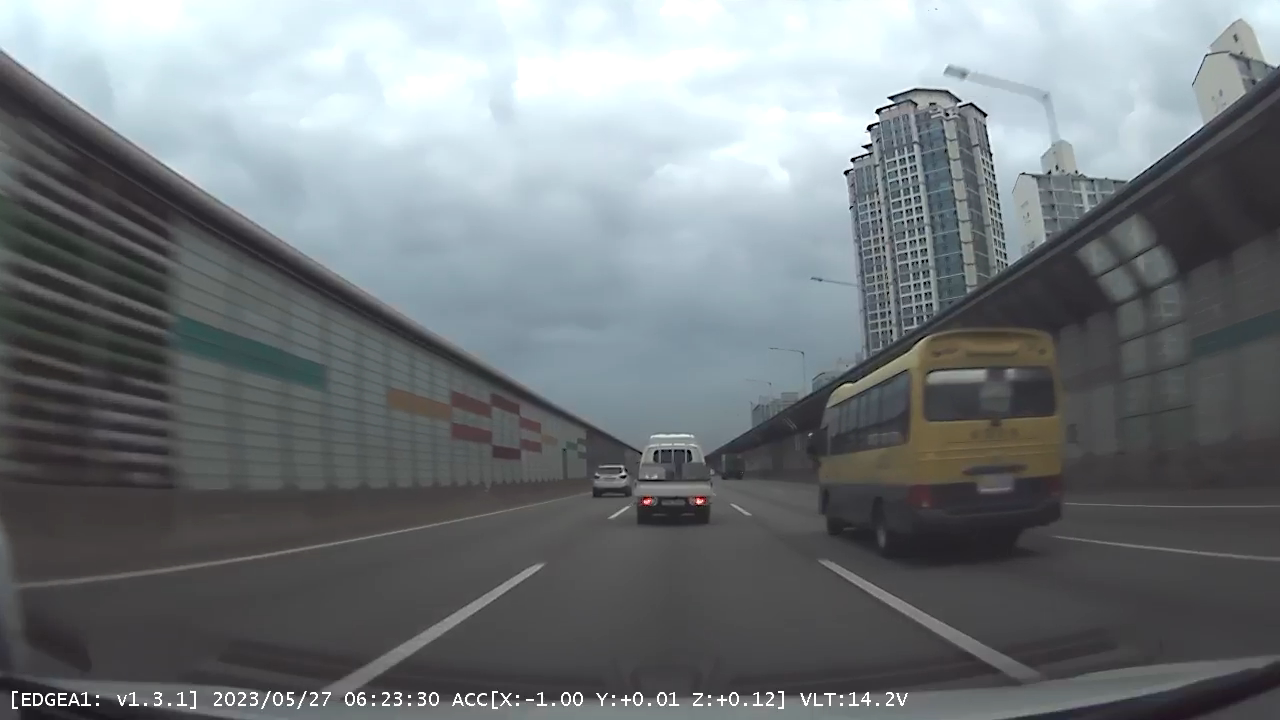
#> input picture Data/lanedetection_images/image_03.png, 1280 x 720 px
$ python 00_TEST_SINGLE_LANE_IMAGE.py
#> lines starting #> are read from the running program, lines starting #| are printed output that depends on the picture; after the words box and inside, x2 and y2 are one past the last pixel; in counts of white or black regions, pixels touching at a corner belong together
### OpenCV/Utils/utils.py
import os
from .wrapper import *


class PathClass():
    def __init__(self):
        path, _ = os.path.split(os.path.abspath(__file__))
        self.data_root = os.path.join(path, "..", "..", "Data")
        self.data_name_list = os.listdir(self.data_root)
        # ['blackbox_images', 'blackbox_videos', 'lanedetection_videos', 'lanedetection_images', 'trafficlight_images', 'trafficlight_videos']


    def get_data(self, get_data_string):
        data_root = os.path.join(self.data_root, get_data_string)
        init_list = os.listdir(data_root)
        data_list = []
        for data_name in init_list:
            data_list.append(os.path.join(data_root, data_name))
        return data_list


    def __call__(self, get_data_string):
        if get_data_string in self.data_name_list:
            return self.get_data(get_data_string)
        else:
            print("Wrong data name")
            exit()


def get_single_data(get_data_string, index=0):
    pathClass = PathClass()
    data_list = pathClass(get_data_string)
    return data_list[index]


# [4 lines left out: function get_multiple_datas, not called in this run]


def get_single_image(get_data_string = 'blackbox_images', index=0):
    return get_single_data(get_data_string, index)


def get_single_video(get_data_string = 'blackbox_videos', index=0):
    return get_single_data(get_data_string, index)


def get_multiple_images(get_data_string = 'blackbox_images'):
    return get_multiple_datas(get_data_string)


def get_multiple_videos(get_data_string = 'blackbox_videos'):
    return get_multiple_datas(get_data_string)


def processingSingleImage(imagePath, sourceName = "Opened Image", resultName = "Result Image", outputPath = "output.jpg"):
    image = imageRead(imagePath)
#> in imageRead, image is the input picture: shape (720, 1280, 3); mean B, G, R 125.1, 121.8, 115.8
    imageShow(sourceName, image)
    result = imageProcessing(image)
    imageShow(resultName, result)
    imageWrite(outputPath, result)
    return


def processingSingleVideo(videoPath, outputPath = "output.avi"):
    videoProcessing(videoPath, outputPath)
    return


# [4 lines left out: function processingMultipleImages, not called in this run]


def processingMultipleVideos(videoList):
    for index, videoPath in enumerate(videoList):
        processingSingleVideo(videoPath, "output_{}.avi".format(index))

### OpenCV/Utils/wrapper.py
import cv2
import numpy as np


def imageProcessing(src_image):
    src_image = checkValidImage(src_image)
    dst_image = imageClosing(src_image)
    dst_image = convertColor(dst_image, cv2.COLOR_BGR2GRAY)
    dst_image = cannyEdge(dst_image, 100, 200)
    height, width = src_image.shape[:2]
    pt1 = (width*0.45, height*0.7)
    pt2 = (width*0.55, height*0.7)
    pt3 = (width, height*0.9)
    pt4 = (0, height*0.9)
    roi_corners = np.array([[pt1, pt2, pt3, pt4]], dtype=np.int32)
    image_roi = polyROI(dst_image, roi_corners)
    lines = houghLinesP(image_roi, 1, np.pi/180, 40)
    dst_image = lineFitting(src_image, lines, (0, 0, 255), 5, 5. * np.pi / 180., 0.7)
    return dst_image


def checkValidImage(src_image):
    if isinstance(src_image, str):
        try:
            src_image = imageRead(src_image)
        except:
            print("invalid image or invalid path!")
            exit()
    if src_image is not None:
        return src_image


def imageRead(openpath, flag=cv2.IMREAD_COLOR):
    image = cv2.imread(openpath, flag)
    if image is not None:
        print("Image Opened")
        return image
    else:
        print("Image Not Opened")
        print("Program Abort")
        exit()


def imageShow(imagename, image, flag=cv2.WINDOW_NORMAL):
    cv2.namedWindow(imagename, flag)
    cv2.imshow(imagename, image)
    cv2.waitKey()
    return


def imageWrite(imagename, image):
    return cv2.imwrite(imagename, image)


def imageCopy(src_image):
    return np.copy(src_image)


# [49 lines left out: functions videoProcessing, imageParameters, not called in this run]


def getPixel(image, x, y, c=None):
    return image[y, x, c]


def setPixel(image, x, y, value, c=None):
    image[y, x, c] = value
    return image


def cutRectROI(image, x1, y1, x2, y2):
    return image[y1:y2, x1:x2]


# [4 lines left out: function pasteRectROI, not called in this run]


def makeBlackImage(image, color=False):
    height, width = image.shape[0], image.shape[1]
    if color is True:
        return np.zeros((height, width, 3), np.uint8)
    else:
        if len(image.shape) == 2:
            return np.zeros((height, width), np.uint8)
        else:
            return np.zeros((height, width, 3), np.uint8)


def fillPolyROI(image, points):
    if len(image.shape) == 2:
        channels = 1
    else:
        channels = image.shape[2]
    mask = makeBlackImage(image)
    ignore_mask_color = (255,) * channels
    cv2.fillPoly(mask, points, ignore_mask_color)
    return mask


def polyROI(image, points):
    mask = fillPolyROI(image, points)
    return cv2.bitwise_and(image, mask)


def convertColor(image, flag=cv2.COLOR_BGR2GRAY):
    return cv2.cvtColor(image, flag)


def splitImage(image):
    return cv2.split(image)


def mergeImage(channel1, channel2, channel3):
    return cv2.merge((channel1, channel2, channel3))


def rangeColor(image, lower, upper):
    result = imageCopy(image)
    return cv2.inRange(result, lower, upper)


# [4 lines left out: function splitColor, not called in this run]


def drawLine(image, point1, point2, color=(255, 0, 0), thickness=3, lineType=cv2.LINE_AA):
    result = imageCopy(image)
    return cv2.line(result, point1, point2, color, thickness, lineType)


def drawRect(image, point1, point2, color=(255, 0, 0), thickness=3, lineType=cv2.LINE_AA):
    result = imageCopy(image)
    return cv2.rectangle(result, point1, point2, color, thickness, lineType)


def drawCircle(image, center, radius, color=(255, 0, 0), thickness=3, lineType=cv2.LINE_AA):
    result = imageCopy(image)
    return cv2.circle(result, center, radius, color, thickness, lineType)


def drawEllipse(image, center, axis, angle, startAngle, endAngle, color=(255, 0, 0), thickness=3, lineType=cv2.LINE_AA):
    result = imageCopy(image)
    return cv2.ellipse(result, center, axis, angle, startAngle, endAngle, color, thickness, lineType)


# [4 lines left out: function drawPolygon, not called in this run]


def drawText(image, text, point=(10, 10), font=cv2.FONT_HERSHEY_PLAIN, fontScale=2.0, color=(255,255,255), thickness=3, lineType=cv2.LINE_AA):
    result = imageCopy(image)
    return cv2.putText(result, text, point, font, fontScale, color, thickness, lineType)


def addImage(image1, image2):
    return cv2.add(image1, image2)


# [5 lines left out: function addWeightedImage, not called in this run]


def imageThreshold(image, thresh=128, maxval=255, type=cv2.THRESH_BINARY):
    _, res = cv2.threshold(image, thresh=thresh, maxval=maxval, type=type)
    return res


def imageBlur(image, ksize):
    size = ((ksize+1) * 2 - 1, (ksize+1) * 2 - 1)
    return cv2.blur(image, size)


def imageGaussianBlur(image, ksize, sigmaX, sigmaY):
    size = ((ksize+1) * 2 - 1, (ksize+1) * 2 - 1)
    return cv2.GaussianBlur(image, ksize=size, sigmaX=sigmaX, sigmaY=sigmaY)


def imageMedianBlur(image, size):
    ksize = (size+1) * 2 - 1
    return cv2.medianBlur(image, ksize)


def imageBilateralFilter(image, size, sigmaColor, sigmaSpace):
    d = (size+1) * 2 - 1
    return cv2.bilateralFilter(image, d, sigmaColor=sigmaColor, sigmaSpace=sigmaSpace)


def imageFiltering(image, kernel, ddepth=-1):
    return cv2.filter2D(image, ddepth, kernel)


# [22 lines left out: functions imageEdgePrewitt, imageEdgeSobel, imageEdgeScharr, not called in this run]


def imageEdgeLaplacianCV(image):
    return cv2.Laplacian(image, -1)


# [14 lines left out: functions imageEdgeLaplacianFilter2D, imageEdgeLoG, not called in this run]


def cannyEdge(image, threshold1=100, threshold2=200):
    return cv2.Canny(image, threshold1, threshold2)


# [30 lines left out: functions computeHist, histogramEqualize, not called in this run]


def imageDilation(image, kernel, iterations):
    return cv2.dilate(image, kernel=kernel, iterations=iterations)


def imageErosion(image, kernel, iterations):
    return cv2.erode(image, kernel=kernel, iterations=iterations)


# [11 lines left out: functions imageMorphologicalGradient, imageOpening, not called in this run]


def imageClosing(image, iterations = 1):
    kernel = np.ones((3, 3), np.uint8)
    dilation = imageDilation(image, kernel, iterations)
    return imageErosion(dilation, kernel, iterations)


def imageMorphologyKernel(flag=cv2.MORPH_RECT, size=5):
    return cv2.getStructuringElement(flag, (size, size))


def imageMorphologyEx(image, op, kernel, iterations=1):
    return cv2.morphologyEx(image, op=op, kernel=kernel, iterations=iterations)


# [40 lines left out: functions imageResize, imageTranslation, imageRotation, imageAffineTransformation, imagePerspectiveTransformation, not called in this run]


def houghLines(image, rho=1, theta=np.pi/180, threshold=100):
    return cv2.HoughLines(image, rho, theta, threshold)


# [16 lines left out: function drawHoughLines, not called in this run]


def houghLinesP(image, rho=1.0, theta=np.pi/180, threshold=100, minLineLength=10, maxLineGap=100):
    return cv2.HoughLinesP(image, rho, theta, threshold, minLineLength=minLineLength, maxLineGap=maxLineGap)


# [8 lines left out: function drawHoughLinesP, not called in this run]


def houghCircles(image, method=cv2.HOUGH_GRADIENT, dp = 1, minDist = 10, canny = 50, threshold = 30, minRadius = 0, maxRadius = 0):
    circles = cv2.HoughCircles(image, method, dp, minDist, param1=canny, param2=threshold, minRadius=minRadius, maxRadius=maxRadius)
    return circles


# [11 lines left out: function drawHoughCircles, not called in this run]


def splitTwoSideLines(lines, slope_threshold = (5. * np.pi / 180.)):
    if lines is None:
        return [], []
    if len(lines) == 0:
        return [], []
    lefts = []
    rights = []
    for line in lines:
        x1 = line[0,0]
        y1 = line[0,1]
        x2 = line[0,2]
        y2 = line[0,3]
        if (x2-x1) == 0:
            continue
        slope = (float)(y2-y1)/(float)(x2-x1)
        if abs(slope) < slope_threshold:
            continue
        if slope <= 0:
            lefts.append([slope, x1, y1, x2, y2])
        else:
            rights.append([slope, x1, y1, x2, y2])
    return lefts, rights


# [14 lines left out: function splitOneSideLines, not called in this run]


def medianPoint(x):
    if len(x) == 0:
        return None
    else:
        xx = sorted(x)
        return xx[(int)(len(xx)/2)]


def interpolate(x1, y1, x2, y2, y):
    return int(float(y - y1) * float(x2-x1) / float(y2-y1) + x1)


# [11 lines left out: function lineFittingOneSide, not called in this run]


def lineFitting(image, lines, color = (0,0,255), thickness = 3, slope_threshold = (5. * np.pi / 180.), min_y_ratio = 0.7):
    result = imageCopy(image)
    height = image.shape[0]
    lefts, rights = splitTwoSideLines(lines, slope_threshold)
    min_y = int(height*min_y_ratio)
    max_y = height
    left = None
    right = None
    if len(lefts) > 0:
        left = medianPoint(lefts)
    if len(rights) > 0:
        right = medianPoint(rights)
    if left is not None:
        min_x_left = interpolate(left[1], left[2], left[3], left[4], min_y)
        max_x_left = interpolate(left[1], left[2], left[3], left[4], max_y)
        cv2.line(result, (min_x_left, min_y), (max_x_left, max_y), color, thickness)
    if right is not None:
        min_x_right = interpolate(right[1], right[2], right[3], right[4], min_y)
        max_x_right = interpolate(right[1], right[2], right[3], right[4], max_y)
        cv2.line(result, (min_x_right, min_y), (max_x_right, max_y), color, thickness)
    return result

### OpenCV/00_TEST_SINGLE_LANE_IMAGE.py
from Utils.wrapper import *
from Utils.utils import *


data = get_single_image("lanedetection_images", 2)
processingSingleImage(data)
#> in cannyEdge, `return cv2.Canny(image, threshold1, threshold2)`:
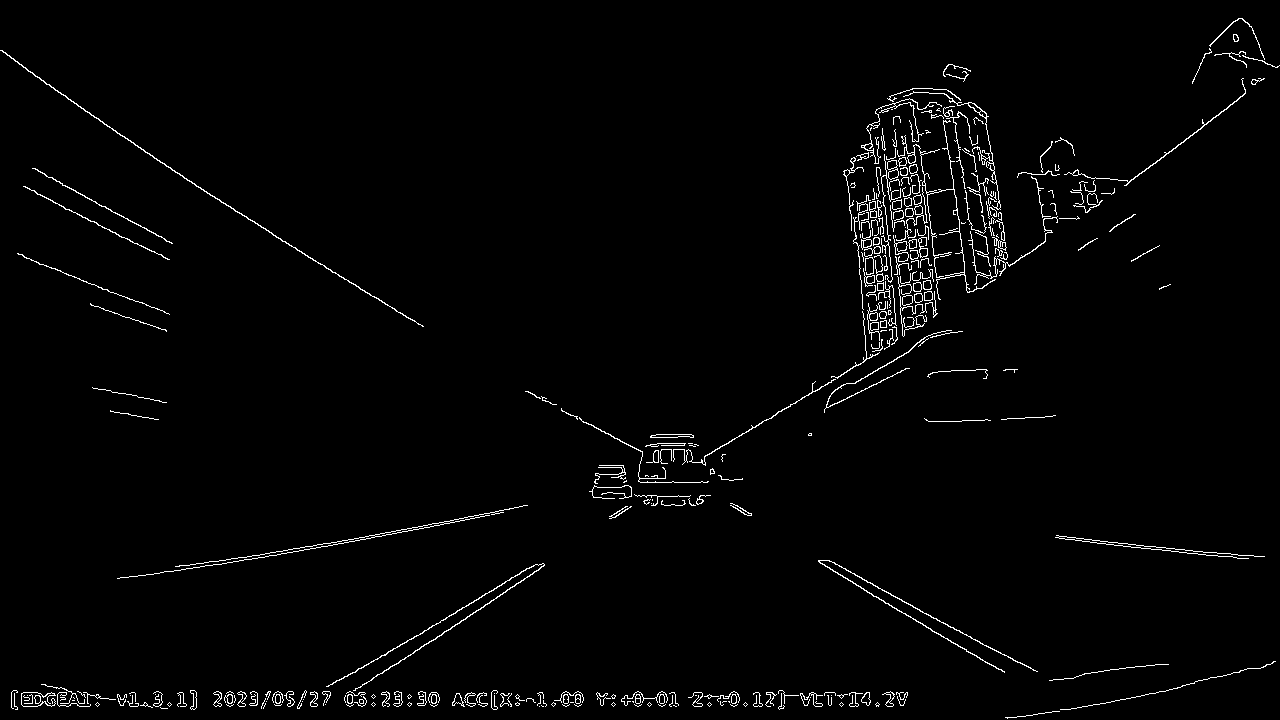
#> returned value: shape (720, 1280); 1.9% white in thin lines or dots
#> in fillPolyROI, `mask = makeBlackImage(image)`: mask: shape (720, 1280); every value is 0
#> in fillPolyROI, `cv2.fillPoly(mask, points, ignore_mask_color)`:
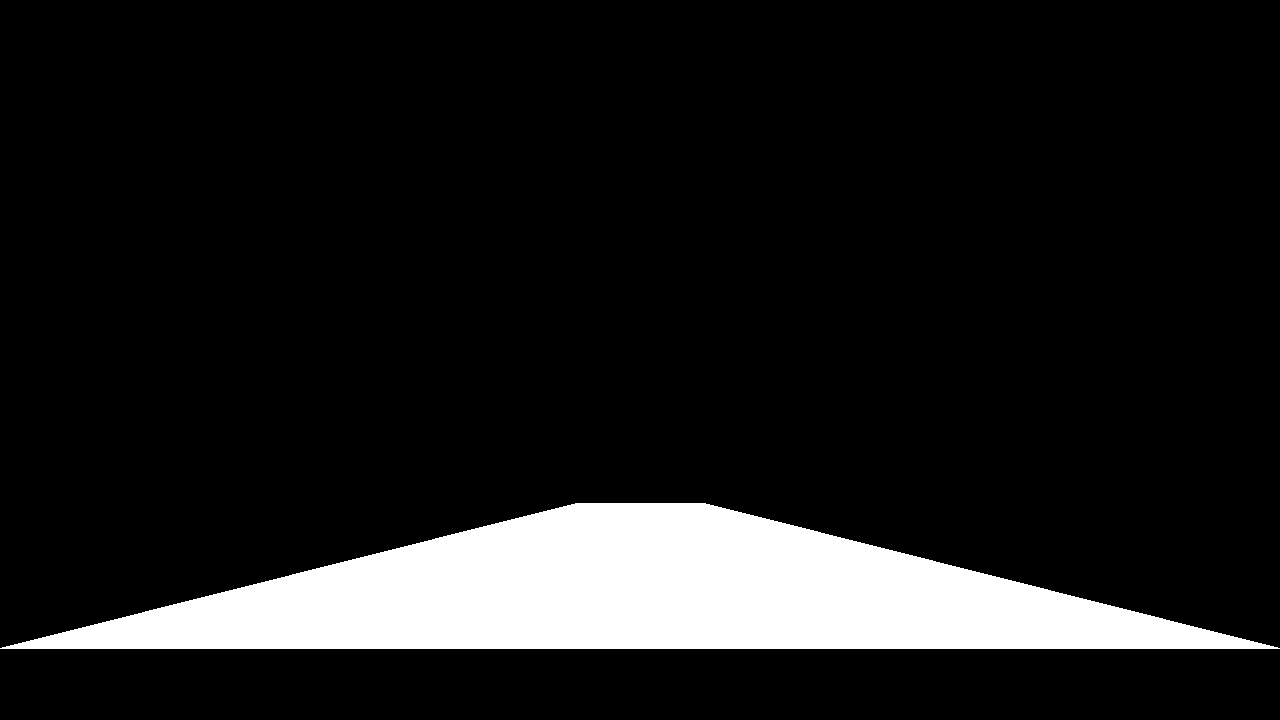
#> mask: shape (720, 1280); 11.2% white; 1 white region, box (x1, y1, x2, y2) and area: (0, 503, 1280, 649) 103287
#> in polyROI, `return cv2.bitwise_and(image, mask)`:
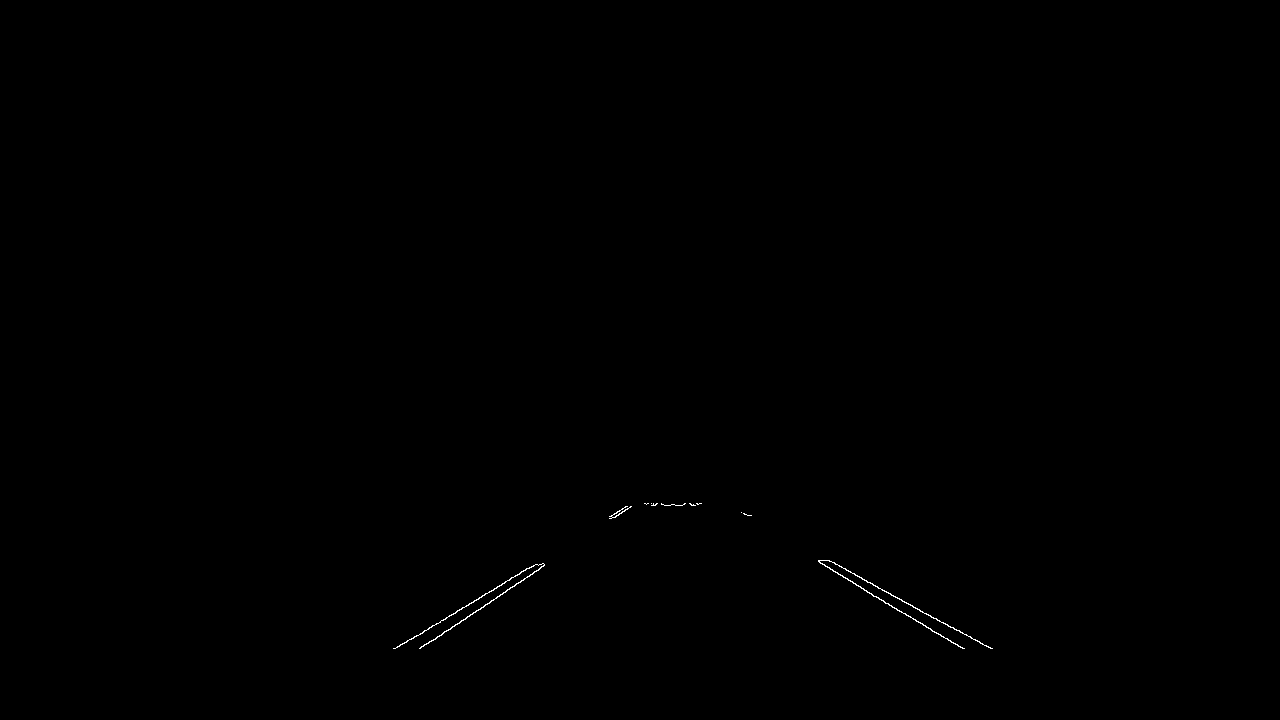
#> returned value: shape (720, 1280); 0.11% white in thin lines or dots, all inside (x1, y1, x2, y2) = (393, 503, 993, 649)
#> in imageProcessing, `lines = houghLinesP(image_roi, 1, np.pi/180, 40)`: lines = [[397, 647, 630, 507], [820, 563, 962, 648], [825, 560, 992, 648], [420, 648, 631, 506], [394, 648, 630, 506], [827, 560, 970, 636], [818, 561, 963, 648]]
#> the loop in splitTwoSideLines, `for line in lines:` made 7 passes
#> (x1, y1, x2, y2, slope) on passes 1 to 7: (397, 647, 630, 507, -0.601), (820, 563, 962, 648, 0.599), (825, 560, 992, 648, 0.527), (420, 648, 631, 506, -0.673), (394, 648, 630, 506, -0.602), (827, 560, 970, 636, 0.531), (818, 561, 963, 648, 0.6)
#> after the loop in splitTwoSideLines, `for line in lines:`: lefts = [[-0.601, 397, 647, 630, 507], [-0.673, 420, 648, 631, 506], [-0.602, 394, 648, 630, 506]]; rights = [[0.599, 820, 563, 962, 648], [0.527, 825, 560, 992, 648], [0.531, 827, 560, 970, 636], [0.6, 818, 561, 963, 648]]
#> in medianPoint, `xx = sorted(x)`: xx = [[-0.673, 420, 648, 631, 506], [-0.602, 394, 648, 630, 506], [-0.601, 397, 647, 630, 507]]
#> in lineFitting, `left = medianPoint(lefts)`: left = [-0.602, 394, 648, 630, 506]
#> in lineFitting, `right = medianPoint(rights)`: right = [0.599, 820, 563, 962, 648]
#> in lineFitting, `min_x_left = interpolate(left[1], left[2], left[3], left[4], min_y)`: min_x_left = 634
#> in lineFitting, `max_x_left = interpolate(left[1], left[2], left[3], left[4], max_y)`: max_x_left = 274
#> in lineFitting, `min_x_right = interpolate(right[1], right[2], right[3], right[4], min_y)`: min_x_right = 719
#> in lineFitting, `max_x_right = interpolate(right[1], right[2], right[3], right[4], max_y)`: max_x_right = 1082
#> in lineFitting, `cv2.line(result, (min_x_right, min_y), (max_x_right, max_y), color, th..`:
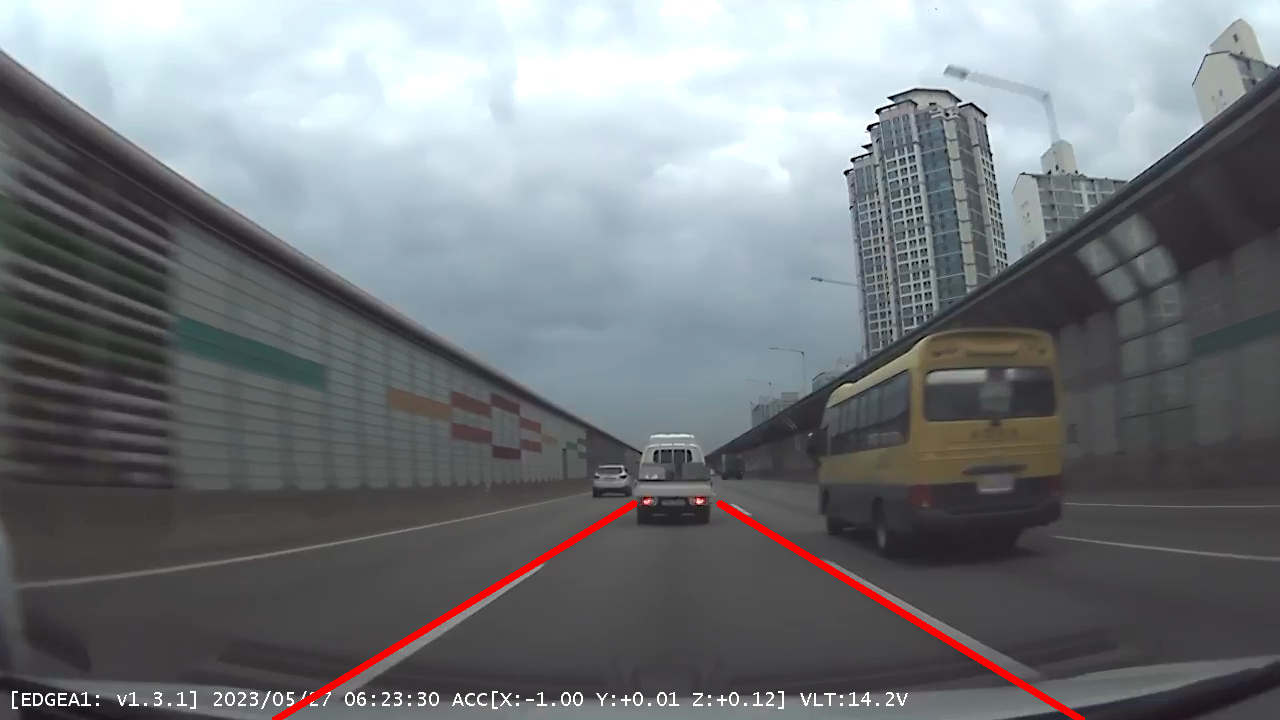
#> result: shape (720, 1280, 3); mean B, G, R 124.5, 121.2, 116.9
